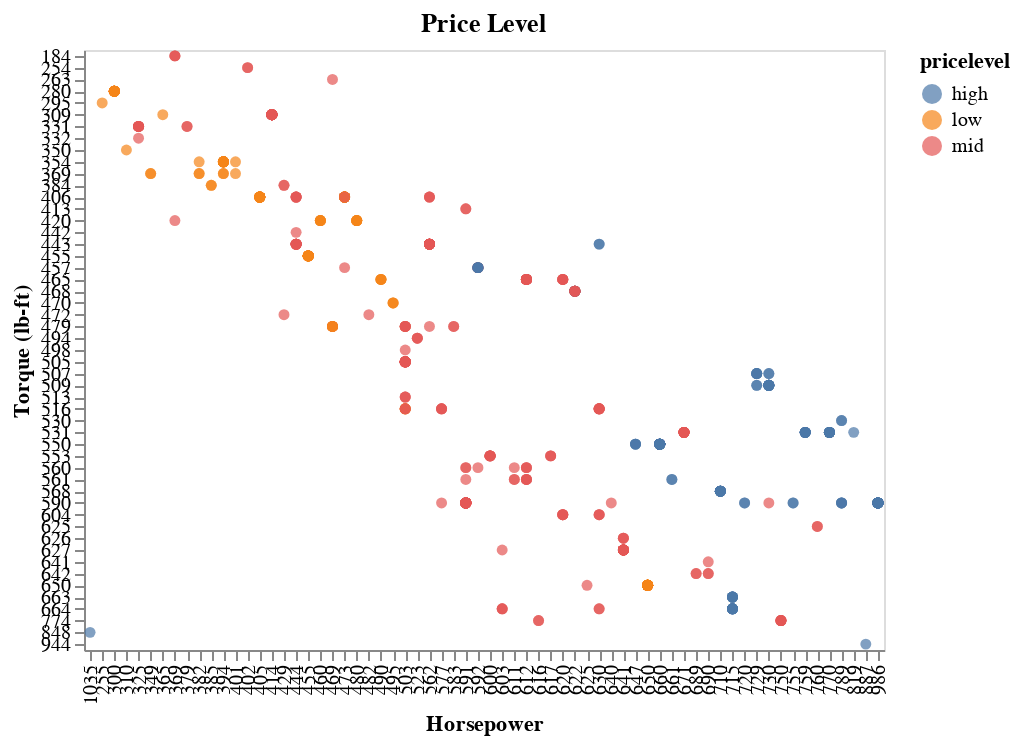

Source (notebook cell):
### Code cell
alt.Chart(df2).mark_circle().encode(
    x=alt.X("Horsepower", scale=alt.Scale(zero=False)),
    y=alt.Y("Torque (lb-ft)", scale=alt.Scale(zero=False)),
    color="pricelevel:N"
).properties(
    width=400, 
    height=300 
).properties(
    title = 'Price Level '
)

### Figure 1 — Vega-Lite specification as saved in the notebook (floating-point values rounded to 4 significant figures; data arrays with more than 128 entries replaced by an {"elided": "..."} marker saying what was removed)
{"config": {"view": {"continuousWidth": 400, "continuousHeight": 300}}, "data": {"name": "data-e979f6e07fe25e65169f478246fb4924"}, "mark": "circle", "encoding": {"color": {"field": "pricelevel", "type": "nominal"}, "x": {"field": "Horsepower", "scale": {"zero": false}, "type": "nominal"}, "y": {"field": "Torque (lb-ft)", "scale": {"zero": false}, "type": "nominal"}}, "height": 300, "title": "Price Level ", "width": 400, "$schema": "https://vega.github.io/schema/vega-lite/v4.17.0.json", "datasets": {"data-e979f6e07fe25e65169f478246fb4924": {"elided": "628 records"}}}
